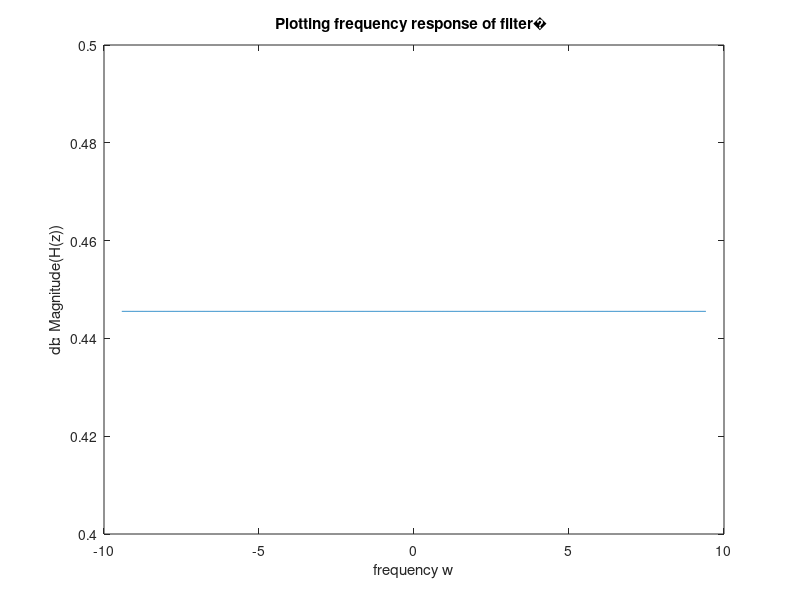

The MATLAB script that drew this image:
w = -3*pi:0.01:3*pi;
for p = -0.95:0.19:0.95
[h,w] = freqz([1 -1/p],[1 -p],w);
%calling function freqz for different values of coefficients of Numerator
%and denominator
plot(w,20*log10(abs(h)));
%plotting the function h vs w for decibel magnitude of h
title(["Plotting frequency response of filter" p " "]);
xlabel("frequency w");
ylabel("db Magnitude(H(z))");
pause(2);
end